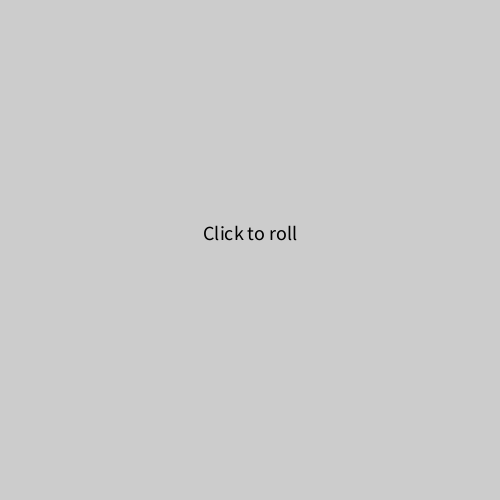
Frame 1 (no input)
Frame 60 (the mouse pressed at the canvas centre just before this capture): identical to frame 1, image omitted
Frame 120 (the mouse held since frame 60 and released just before this capture): identical to frame 1, image omitted

The Processing sketch that drew this single still picture (run headless with seeded random() and noise(); from frame 60 on, the mouse is pressed at the canvas centre):

// Processing sketch: ChukwuochaChukwunazaLab11Silver
// ── ChukwuochaChukwunazaLab11Silver.pde
/**
 * Chukwuocha Chukwunaza
 * Silver exercise
 * Fall Lab 11 - COMP 1010[A02]
 * 
 * Simplified Yahtzee game - phase 5
 * Test the maxInARow and hasFullHouse functions
 * To make a better test, 10 dice are used instead of only 5,
 * and they're "9 sided" (well, capable of displaying 1-9 dots anyway).
 * 
 */

//Constants controlling the game.
//The number of sides should not be changed since the
//graphics only handles from 1-6 dots.
//In this version, the number of dice could be varied.
final int NUM_SIDES=9;   //Sides on the dice
final int NUM_DICE=10;    //The number of dice used


//-------- Lab 10 Bronze -------------------------------------

//*****INSERT YOUR LAB 10 BRONZE CODE HERE*****

//***Add the variable storing the dice here:
int[] numDice = new int[NUM_DICE];

void rollDice() {
  for (int i=0; i<NUM_DICE; i++)
  {
    numDice[i] = (int)random(1, NUM_SIDES+1);
  }
}//rollDice

void showDiceRoll() {
  for (int i=0; i<NUM_DICE; i++)
  {
    drawDie(i, numDice[i]);
  }
}//showDiceRoll

//***** ALSO CHANGE mouseClicked() IN THE PLACE INDICATED *****
//***** TO MATCH THE NAME OF YOUR DICE ARRAY VARIABLE *****

//-------- Lab 11 Bronze -------------------------------------

//Insert your Bronze code here

int[] freqCount(int[] roll) { //2,6,2,1,4
  //Count the frequencies of each number (1..NUM_SIDES) in
  //the given dice roll, returning the result as a array of
  //NUM_SIDES integers. Note that freqs[0..5] are the frequencies
  //of 1..6. The dice show 1-6 but subscripts must go 0-5.
  int[] count = new int[NUM_SIDES];

  for (int i=1; i<=NUM_SIDES; i++)
  {
    for (int j=0; j<roll.length; j++)
    {
      if (roll[j] == i)
      {
        count[i-1]++;
      }
    }
  }
  return count;
}//freqCount

int maxOfAKind(int[] freqs) {
  //Find and return the largest integer in an array of integers.
  int max = 0;

  for (int i=0; i<freqs.length; i++)
  {
    if (freqs[i] > max)
    {
      max = freqs[i];
    }
  }
  return max;
}//maxOfAKind

//-------- Lab 11 Silver -------------------------------------

int maxInARow(int[] freqs) {
  //Find the maximum number of consecutive non-zero values
  //that appear in the array freqs.
  int maxNonZero = 0;
  int counter = 0;
  for (int i=0; i<freqs.length; i++)
  {
    if (freqs[i] != 0)
    {
      counter++;
      println(counter);
      maxNonZero = max(maxNonZero, counter);
    } else
    {
      counter = 0;
    }
  }
  return maxNonZero;
}//maxInARow

boolean hasFullHouse(int[] freqs) {
  //Determine whether or not the array of intgers (freqs)
  //contains both a 3 (anywhere) and a 2 (anywhere).
  boolean fullHouse = false;
  boolean freq3Exists = false;
  boolean freq2Exists = false;

  for (int i=0; i<freqs.length; i++)
  {
    if (freqs[i] == 3)
    {
      freq3Exists = true;
    }
    if (freqs[i] == 2)
    {
      freq2Exists = true;
    }
    if (freq3Exists && freq2Exists)
    {
      fullHouse = true;
    }
  }
  return fullHouse;
}//hasFullHouse

//==================================================================
//
//    SUPPLIED CODE - DO NOT EDIT ANYTHING BELOW THIS LINE

void setup() {
  size(500, 500);
  displayMessage("Click to roll");
}//setup

//--------------------------------------------------------------

void draw() {
}//draw

//--------------------------------------------------------------

void mouseClicked() {
  background(192);
  rollDice();
  showDiceRoll();
  displayStats(numDice); //*****CHANGE TO THE NAME OF YOUR VARIABLE
}

//--------------------------------------------------------------

void displayMessage(String message) {
  //Display the given message in the centre of the window.
  final int TEXT_SIZE = 20;
  textSize(TEXT_SIZE);
  fill(0);
  //Allow for multi-line messages. Count the \n characters to see.
  int numLines = 1; //One by default
  for (int i=0; i<message.length(); i++)
    if (message.charAt(i) == '\n')
      numLines++; //Add one more line for every \n character found
  text(message, (width-textWidth(message))/2, 
    height/2-TEXT_SIZE*numLines/2);
}

//--------------------------------------------------------------

void displayStats(int[] theDice) {
  //Test the freqCount, maxOfAKind, maxInARow and hasFullHouse
  //functions by calling them and displaying the results as a message.
  int[] freqs = freqCount(theDice);
  int maxFreq = maxOfAKind(freqs);
  String message = "Frequencies of 1.."+NUM_SIDES+" are:\n";
  for (int i=0; i<NUM_SIDES; i++)
    message += freqs[i]+"   ";
  message += "\nLargest one is "+maxFreq+" of a kind.\n";
  message += "There are "+maxInARow(freqs)+" non-zero values in a row.\n";
  message += "There is "+(hasFullHouse(freqs)?"":"not ")+"a full house.\n";
  message += "Click to roll again.";
  displayMessage(message);
}

//--------------------------------------------------------------

void drawDie(int position, int value) {
  /* Draw one die in thecanvas.
   * **This will only work for dice with up to 6 sides.**
   *   position - must be 0..NUM_DICE-1, indicating which die is being drawn
   *   value - must be 1..6, the amount showing on that die
   */
  final float X_SPACING = (float)width/NUM_DICE;       //X spacing of the dice
  final float DIE_SIZE = X_SPACING*0.8;    //width and height of one die
  final float X_LEFT_DIE = X_SPACING*0.1;  //left side of the leftmost die
  final float Y_OFFSET = X_SPACING*0.15;   //slight Y offset of the odd-numbered ones
  final float Y_POSITION = height-DIE_SIZE-Y_OFFSET; //Y coordinate of most dice
  final float PIP_OFFSET = DIE_SIZE/3.5;  //Distance from centre to pips, and between pips
  final float PIP_DIAM = DIE_SIZE/5;    //Diameter of the pips (dots)

  //From the constants above, and which die it is, find its top left corner
  float dieX = X_LEFT_DIE+position*X_SPACING;
  float dieY = Y_POSITION-Y_OFFSET*(position%2);

  //1.Draw a red square with a black outline
  stroke(0); //Black outline
  fill(255, 0, 0); //Red fill
  rect(dieX, dieY, DIE_SIZE, DIE_SIZE);

  //2.Draw the pips (dots)
  fill(255);   //White dots
  stroke(255); //White outline

  //The centre dot (if the value is odd)
  if (1 == value%2)
    ellipse(dieX+DIE_SIZE/2, dieY+DIE_SIZE/2, PIP_DIAM, PIP_DIAM);

  //The top-left and bottom-right dots (if the value is more than 1)
  if (value>1) {
    ellipse(dieX+DIE_SIZE/2-PIP_OFFSET, 
      dieY+DIE_SIZE/2+PIP_OFFSET, PIP_DIAM, PIP_DIAM);
    ellipse(dieX+DIE_SIZE/2+PIP_OFFSET, 
      dieY+DIE_SIZE/2-PIP_OFFSET, PIP_DIAM, PIP_DIAM);
  }//if

  //The bottom-left and top-right dots (if the value is more than 3)
  if (value>3) {
    ellipse(dieX+DIE_SIZE/2+PIP_OFFSET, 
      dieY+DIE_SIZE/2+PIP_OFFSET, PIP_DIAM, PIP_DIAM);
    ellipse(dieX+DIE_SIZE/2-PIP_OFFSET, 
      dieY+DIE_SIZE/2-PIP_OFFSET, PIP_DIAM, PIP_DIAM);
  }//if

  //The left and right dots (if the value is 6 or more)
  if (value>=6) {
    ellipse(dieX+DIE_SIZE/2-PIP_OFFSET, 
      dieY+DIE_SIZE/2, PIP_DIAM, PIP_DIAM);
    ellipse(dieX+DIE_SIZE/2+PIP_OFFSET, 
      dieY+DIE_SIZE/2, PIP_DIAM, PIP_DIAM);
  }//if

  //The top and bottom centre dots (if the value is 8 or more)
  //Normal dice don't have these, but this function allows for
  //dice with up to 9 "sides" (values from 1-9).
  if (value>=8) {
    ellipse(dieX+DIE_SIZE/2, 
      dieY+DIE_SIZE/2-PIP_OFFSET, PIP_DIAM, PIP_DIAM);
    ellipse(dieX+DIE_SIZE/2, 
      dieY+DIE_SIZE/2+PIP_OFFSET, PIP_DIAM, PIP_DIAM);
  }//if
}//drawDie
